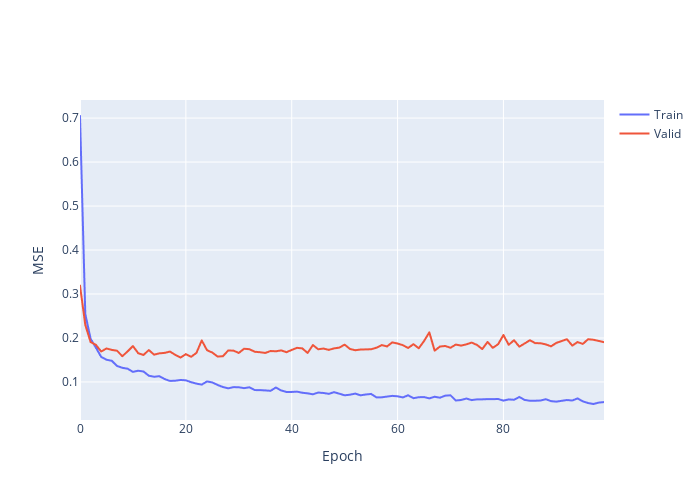

Notebook source saved alongside this figure:
### Code cell
import plotly.graph_objects as go

fig = go.Figure()
fig.add_trace(go.Scattergl(y=history_wd.history['loss'],
                    name='Train'))
fig.add_trace(go.Scattergl(y=history_wd.history['val_loss'],
                    name='Valid'))
fig.update_layout(height=500, width=700,
                  xaxis_title='Epoch',
                  yaxis_title='MSE')
fig.show()
